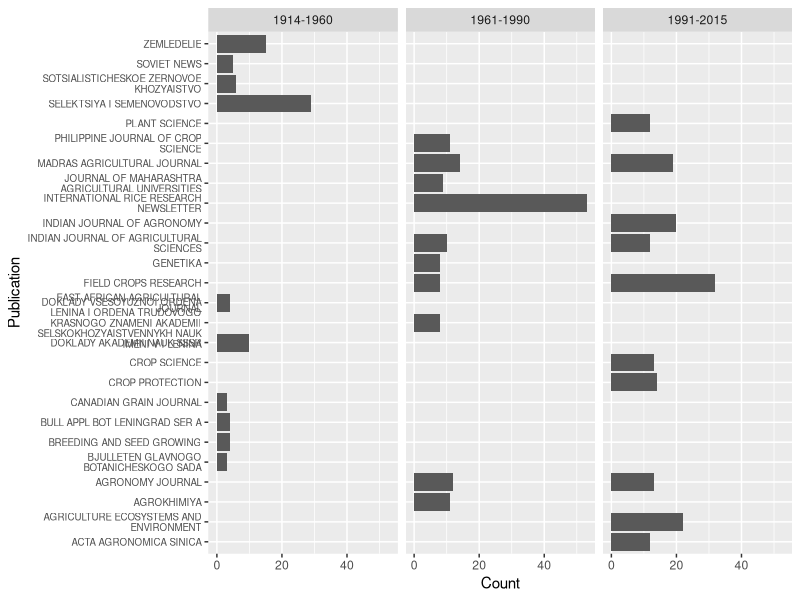
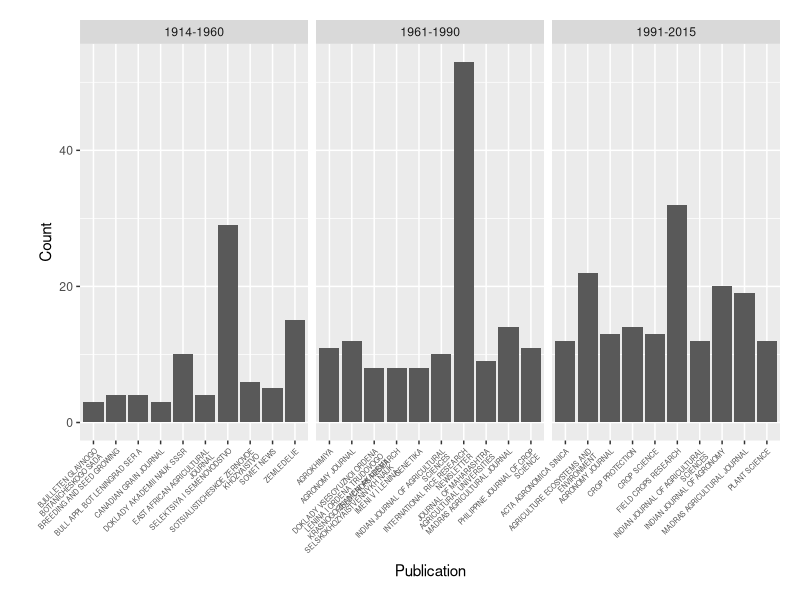
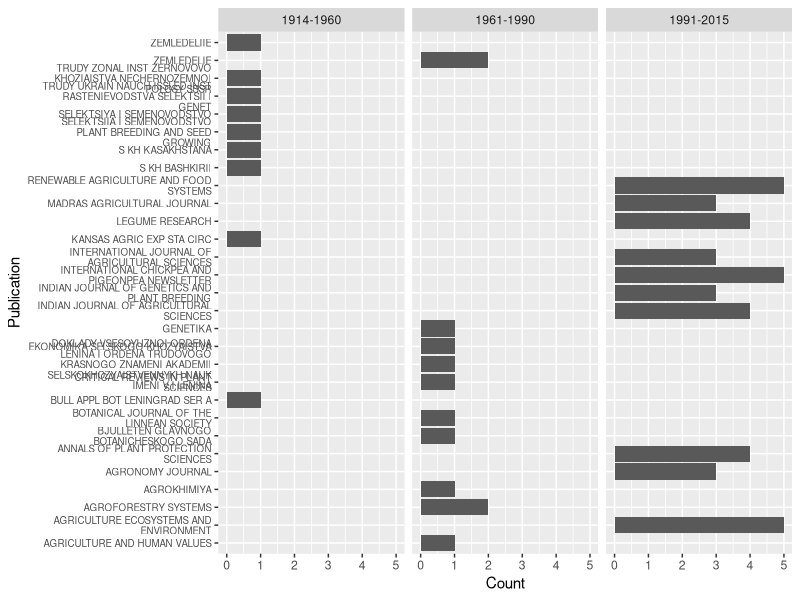
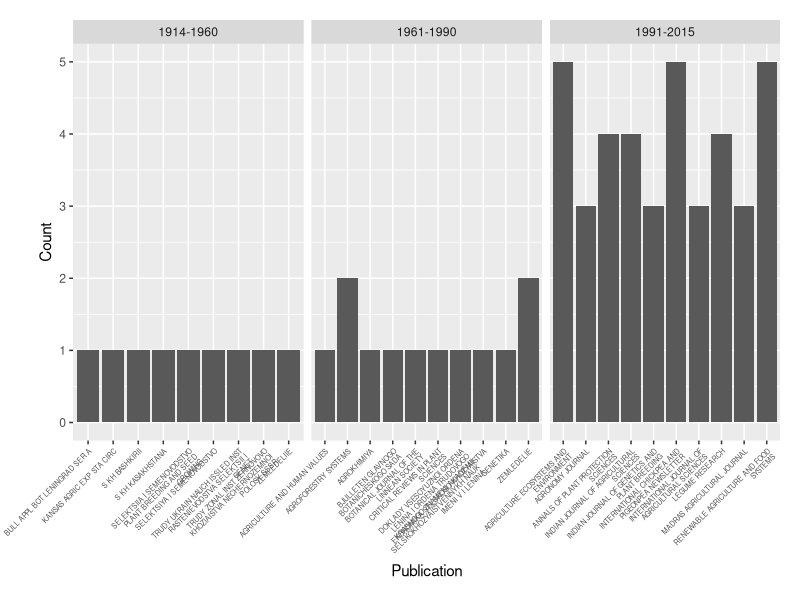
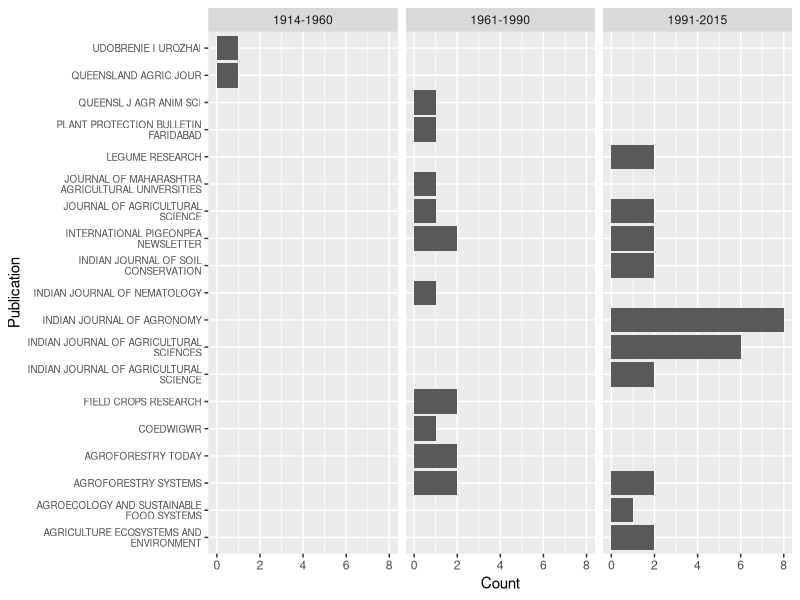
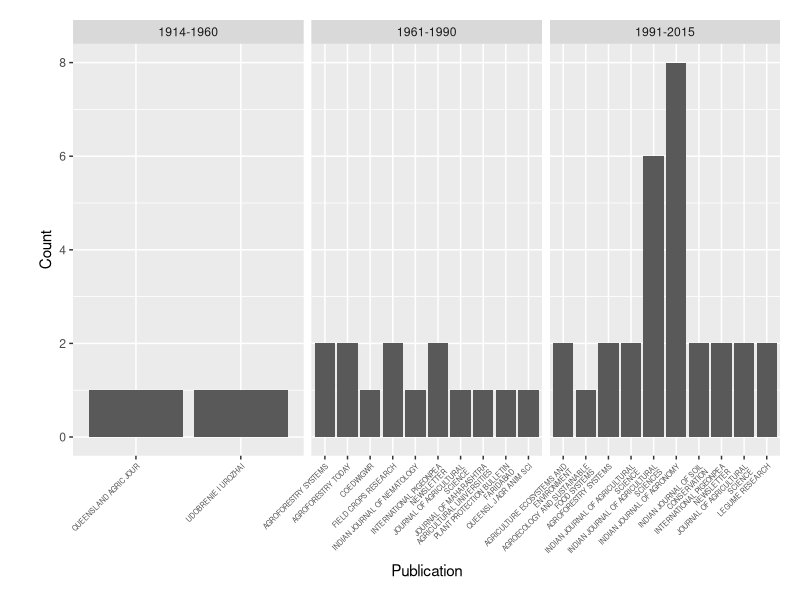
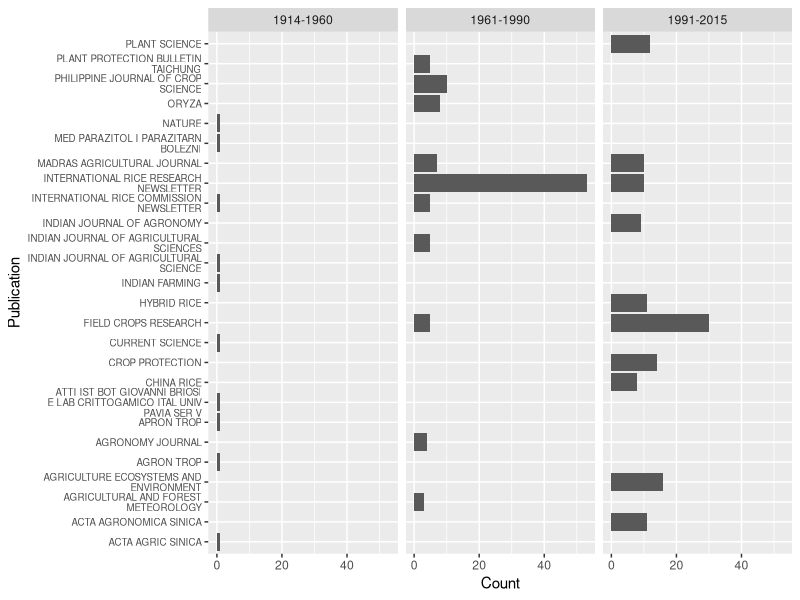
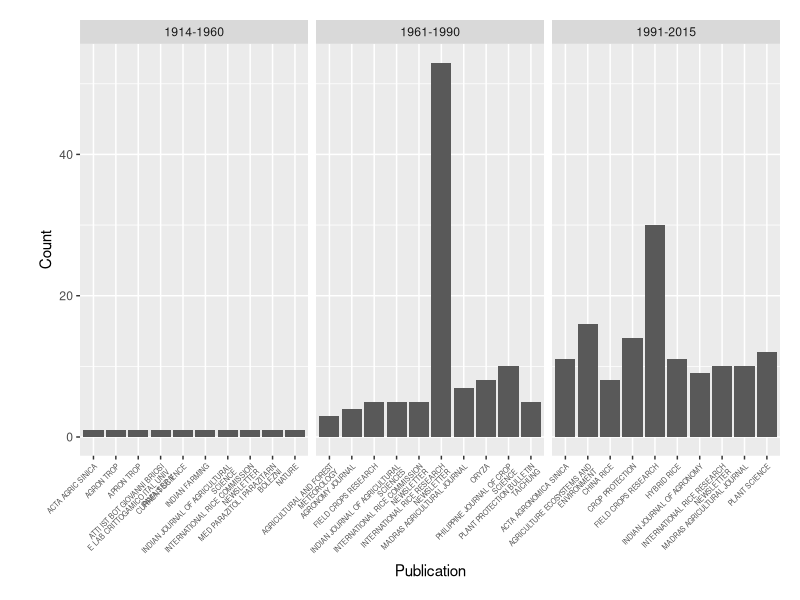

The R source for these figures, in order:
## Import Data
d <- data.frame(year = read.csv("P_grain_biblio_paper_database.csv")$Publication.Year,
                Publication = as.character(
                    read.csv("P_grain_biblio_paper_database.csv")$Publication.Title),
                tags = read.csv("P_grain_biblio_paper_database.csv")$Manual.Tags
                )

## Replace "&" with "and"
d$Publication <- gsub("&", "and", d$Publication, ignore.case=T)

## Remove punctuation
d$Publication <- gsub("[[:punct:]]", "", d$Publication)

## Remove extra spaces
d$Publication <- gsub("[ ]+", " ", d$Publication, perl=T)

## upcase
d$Publication <- toupper(d$Publication)

## journal titles per period

d$period[d$year <= 1960] <- "1914-1960"
d$period[d$year >= 1961 & d$year <= 1990] <- "1961-1990"
d$period[d$year >= 1991 & d$year <= 2015] <- "1991-2015"

## list per crop

d.list <- list(grain = d[grep("search.grain", d$tags),][,c(2,4)],
               pigeonpea = d[grep("search.pigeonpea", d$tags),][,c(2,4)],
               rice = d[grep("search.rice", d$tags),][,c(2,4)],
               sorghum = d[grep("search.sorghum", d$tags),][,c(2,4)],
               wheat = d[grep("search.wheat", d$tags),][,c(2,4)],
               all = d[,c(2,4)])

## Count publications per period,

require(reshape2)
require(plyr)

d.list.summary <- lapply(d.list, ddply, .(period, Publication),
                         summarise,
                         Count = length(Publication))

## Calculate publication count for the period, and normalize counts

d.list.summary <- lapply(d.list.summary, ddply, .(period),
                         mutate,
                         n.period = length(Publication),
                         n.norm = Count/n.period)

## Flatten, arrange dataframe, and remove incomplete entries

d.df.summary <- ldply(d.list.summary)
d.df.summary <- arrange(d.df.summary, .id, desc(period), desc(n.norm),
                        Publication)
d.df.summary <- d.df.summary[complete.cases(d.df.summary),]

## Select top 10 publications per time period

d.df.summary <- ddply(d.df.summary, .(.id, period), function(x) x[1:10,])

detach(package:reshape2, unload=T)
detach(package:plyr, unload=T)

## Wrap names and select complete cases again (not sure more NAs are generated)

require(stringr)
d.df.summary$Publication <- str_wrap(d.df.summary$Publication, width=30)
detach(package:stringr, unload=T)

d.df.summary <- d.df.summary[complete.cases(d.df.summary),]

## Create Plots

require(ggplot2)
require(grid)

for (i in unique(d.df.summary$.id)){

    g <- ggplot(d.df.summary[d.df.summary$.id == i,],
                aes(x=Publication, y=Count))+
        geom_bar(stat="identity")+
            facet_grid(. ~ period, scale = "free_y")+
                theme(axis.text.y = element_text(size = 7))+
                coord_flip()

    ggsave(g,file=paste(getwd(),"/figures/","publications-",
                 i,"-flipped",".pdf",sep=""),
           width = 7, height = 9, units = "in")

    g <- ggplot(d.df.summary[d.df.summary$.id == i,],
                aes(x=Publication, y=Count))+
        geom_bar(stat="identity")+
            facet_grid(. ~ period, scale = "free_x")+
                theme(axis.text.x = element_text(
                          angle = 45, vjust= 1, hjust=1, size = 5),
                      plot.margin = unit(c(0.5,0.5,0.5,1), "cm"))

    ggsave(g,file=paste(getwd(),"/figures/","publications-",
                 i,".pdf",sep=""),
           width = 7, height = 9, units = "in")
}

detach(package:ggplot2, unload=T)
detach(package:grid, unload=T)
